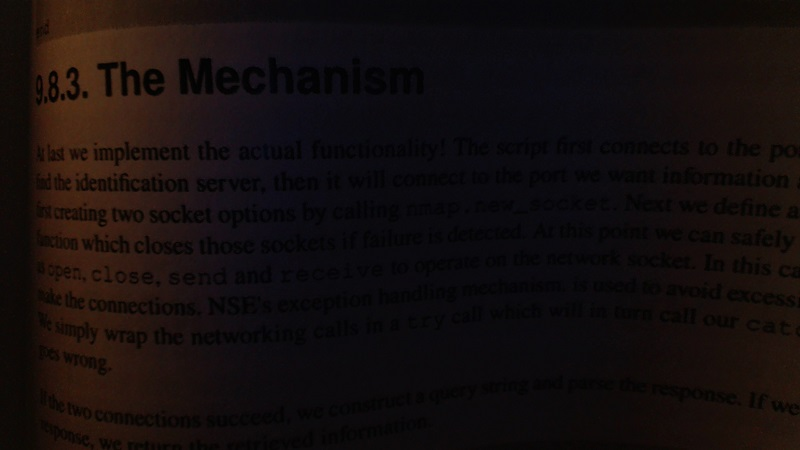
#> input picture week_3/example1.jpg, 800 x 450 px
$ python -i assign_5.py   (imports and definitions only)
#> lines starting #> are read from the running program, lines starting #| are printed output that depends on the picture
#> further down, picture is the input picture: shape (450, 800, 3); mean B, G, R 13.4, 13.6, 20.3
#!/usr/bin/env python3
# -*- coding: utf-8 -*-
"""
Created on Mon Sep  7 16:22:16 2020

@author: kling
"""

import numpy as np
from scipy.signal import convolve2d

def normalize( array ):
    rng = np.max(array)-np.min(array)
    result = 255*((array-np.min(array))/rng)
    result = np.array( np.floor( result ), dtype='uint8')
    return(result)

def color_edge( img, thresh = 50 ):
#> called with thresh = 50
    kernel = np.array( [[-1,-1,-1],[-1,8,-1],[-1,-1,-1]])
    result = np.zeros( img[:,:,0].shape )
    result = result + np.abs( convolve2d(img[:,:,0], kernel, mode='same') )
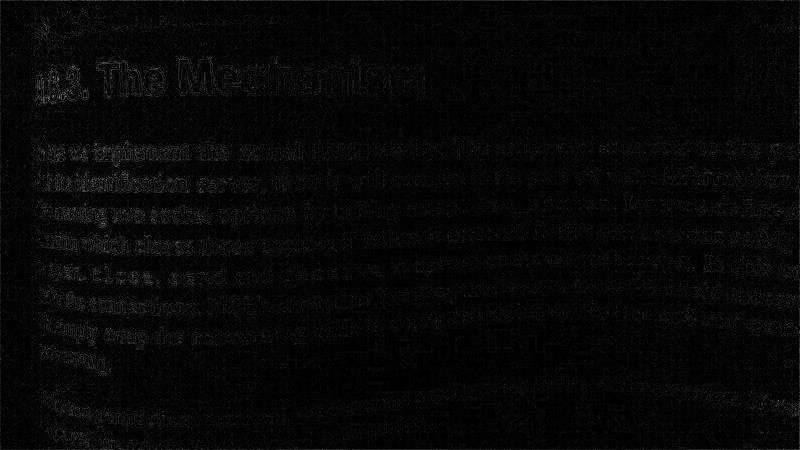
#> result: shape (450, 800) float64; min 0, max 140, mean 6.9
    result = result + np.abs( convolve2d(img[:,:,1], kernel, mode='same') )
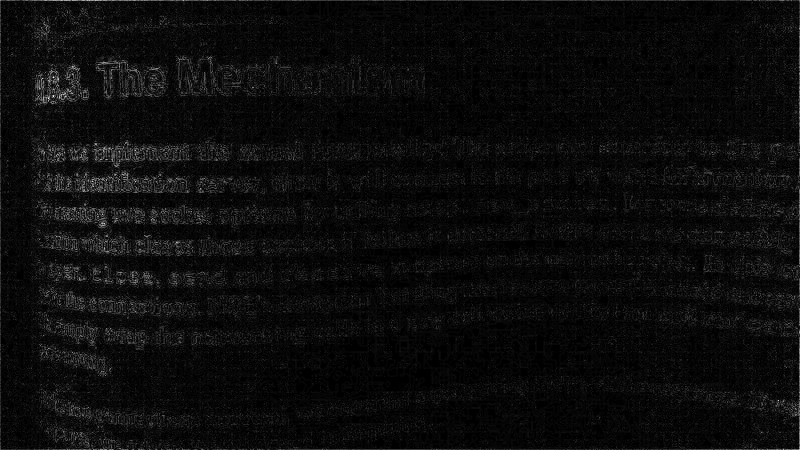
#> result: shape (450, 800) float64; min 0, max 275, mean 13.4; drawn with min black and max white
    result = result + np.abs( convolve2d(img[:,:,2], kernel, mode='same') )
    result = normalize( result )
#> in normalize, `rng = np.max(array)-np.min(array)`: rng = 431
    result[result>thresh] = 255
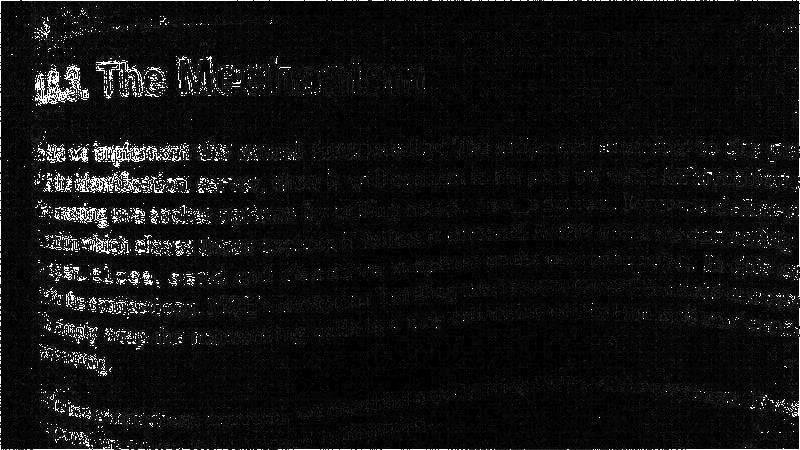
#> result: shape (450, 800); min 0, max 255, mean 17.1
    return(result)

def better_edge( img, thresh=50 ):
    height, width = img[:,:,0].shape
    result = np.zeros( (height-2, width-2 ) )
    for color in range(3):
        color_edge = np.zeros( (height-2, width-2), float )
        grid = np.array( img[:,:,color], float)
        for i in range(1, height-1):
            for j in range(1, width-1):
                color_edge[i-1,j-1] = ( np.abs( grid[i,j]-grid[i-1,j-1] ) +
                                    np.abs( grid[i,j]-grid[i,j-1] ) +
                                    np.abs( grid[i,j]-grid[i+1,j-1] ) +
                                    np.abs( grid[i,j]-grid[i-1,j] ) +
                                    np.abs( grid[i,j]-grid[i+1,j] ) +
                                    np.abs( grid[i,j]-grid[i-1,j+1] ) +
                                    np.abs( grid[i,j]-grid[i,j+1] ) +
                                    np.abs( grid[i,j]-grid[i+1,j+1] ) )
        result = result + color_edge
    result = normalize( result )
    result[result>thresh] = 255
    result[result<=thresh]=0
    return(result)


>>> import cv2
>>> picture = cv2.imread('example1.jpg')
>>> result = color_edge(picture)

$ run again, on week_3/example4.jpg
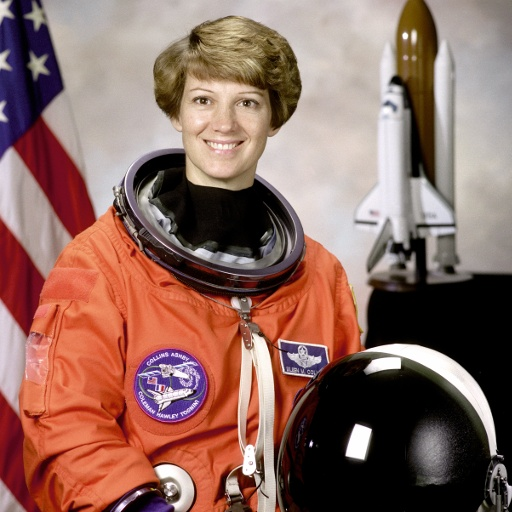
#> input picture week_3/example4.jpg, 512 x 512 px
#> picture is the input picture: shape (512, 512, 3); mean B, G, R 96.5, 105.8, 141.5
#> in color_edge, `result = result + np.abs( convolve2d(img[:,:,0], kernel, mode='same') )`:
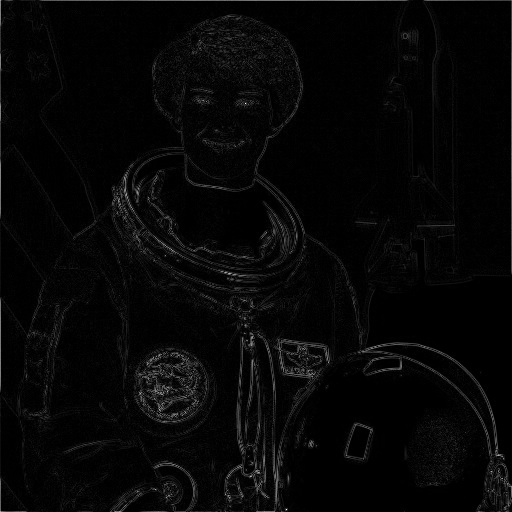
#> result: shape (512, 512) float64; min 0, max 1312, mean 35.6; drawn with min black and max white
#> rng = 3912
#> in color_edge, `result[result>thresh] = 255`:
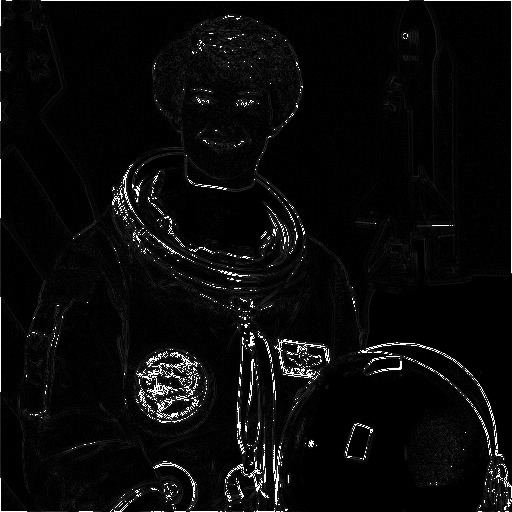
#> result: shape (512, 512); min 0, max 255, mean 10.6

$ run again, on week_3/gaussian_level1_N10.jpg
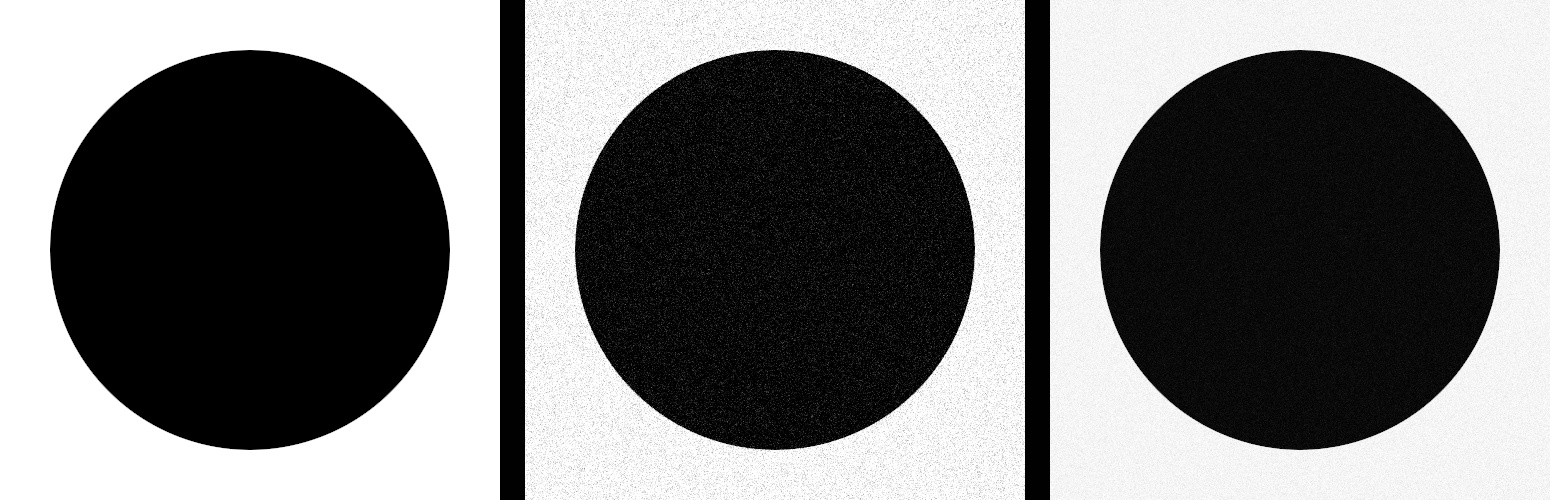
#> input picture week_3/gaussian_level1_N10.jpg, 1550 x 500 px
#> picture is the input picture: shape (500, 1550, 3); min 0, max 255, mean 122.9
#> in color_edge, `result = result + np.abs( convolve2d(img[:,:,0], kernel, mode='same') )`:
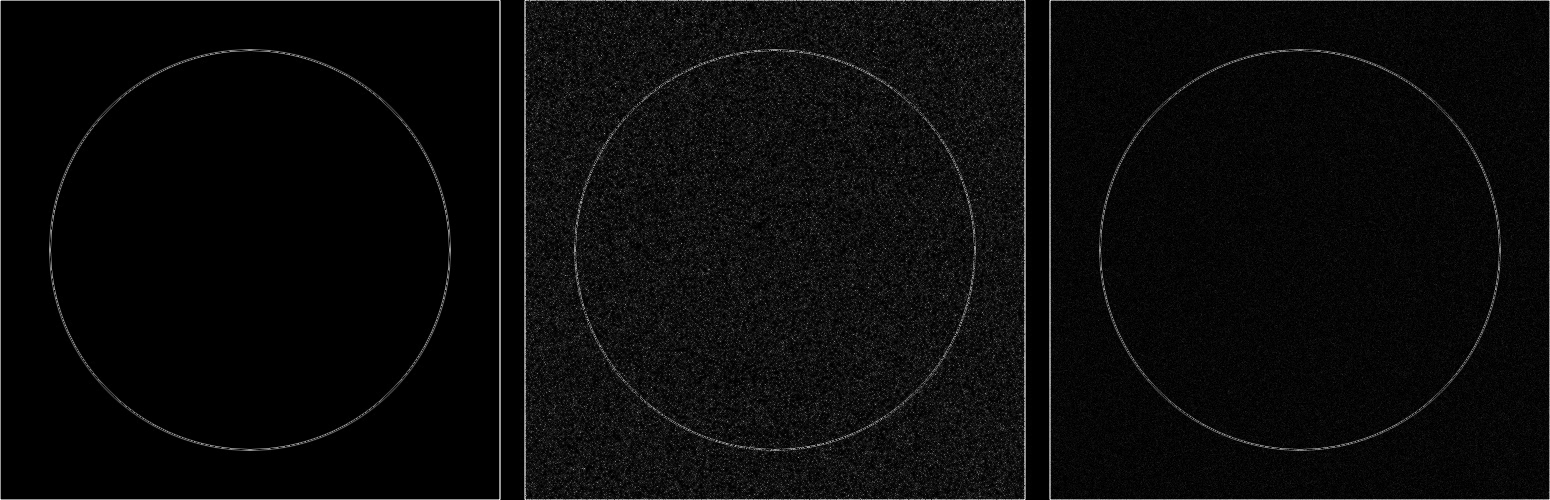
#> result: shape (500, 1550) float64; min 0, max 1282, mean 53.2; drawn with min black and max white
#> rng = 3846
#> in color_edge, `result[result>thresh] = 255`:
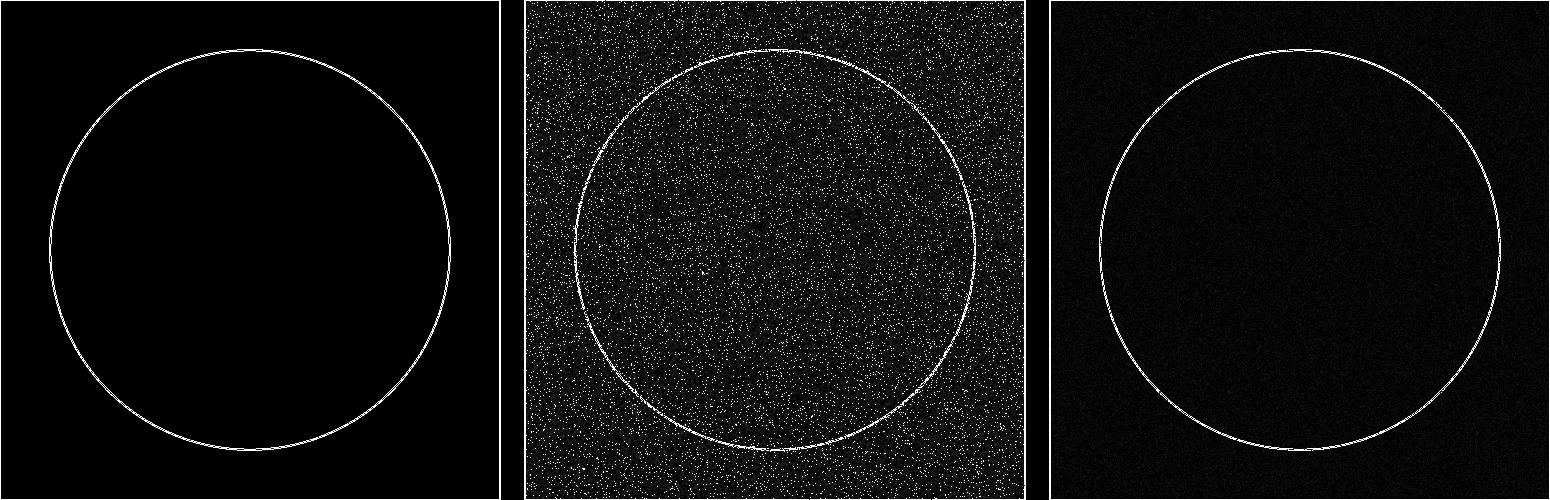
#> result: shape (500, 1550); min 0, max 255, mean 15.7
